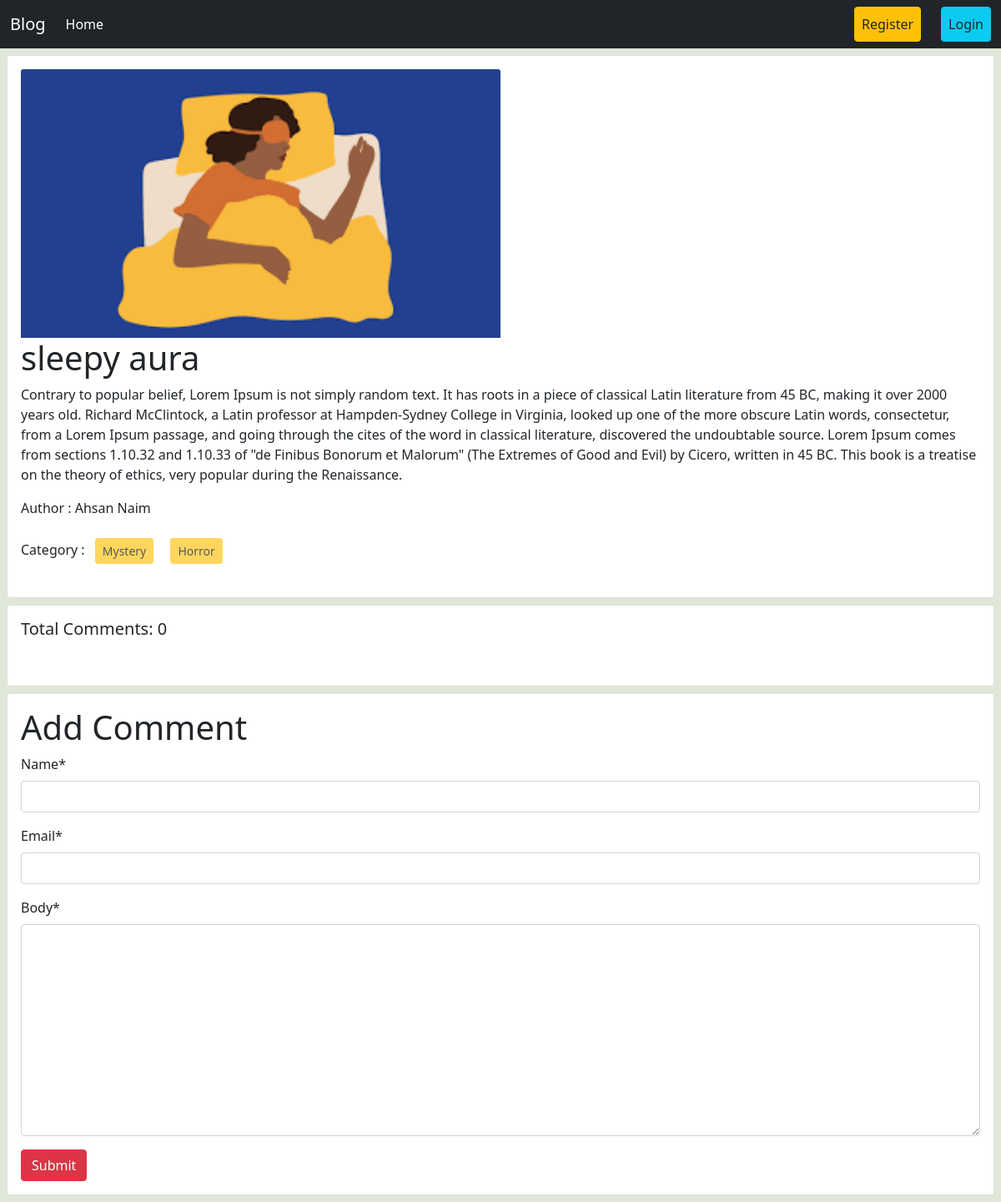
The page /post/details/1 on the database as committed earlier.
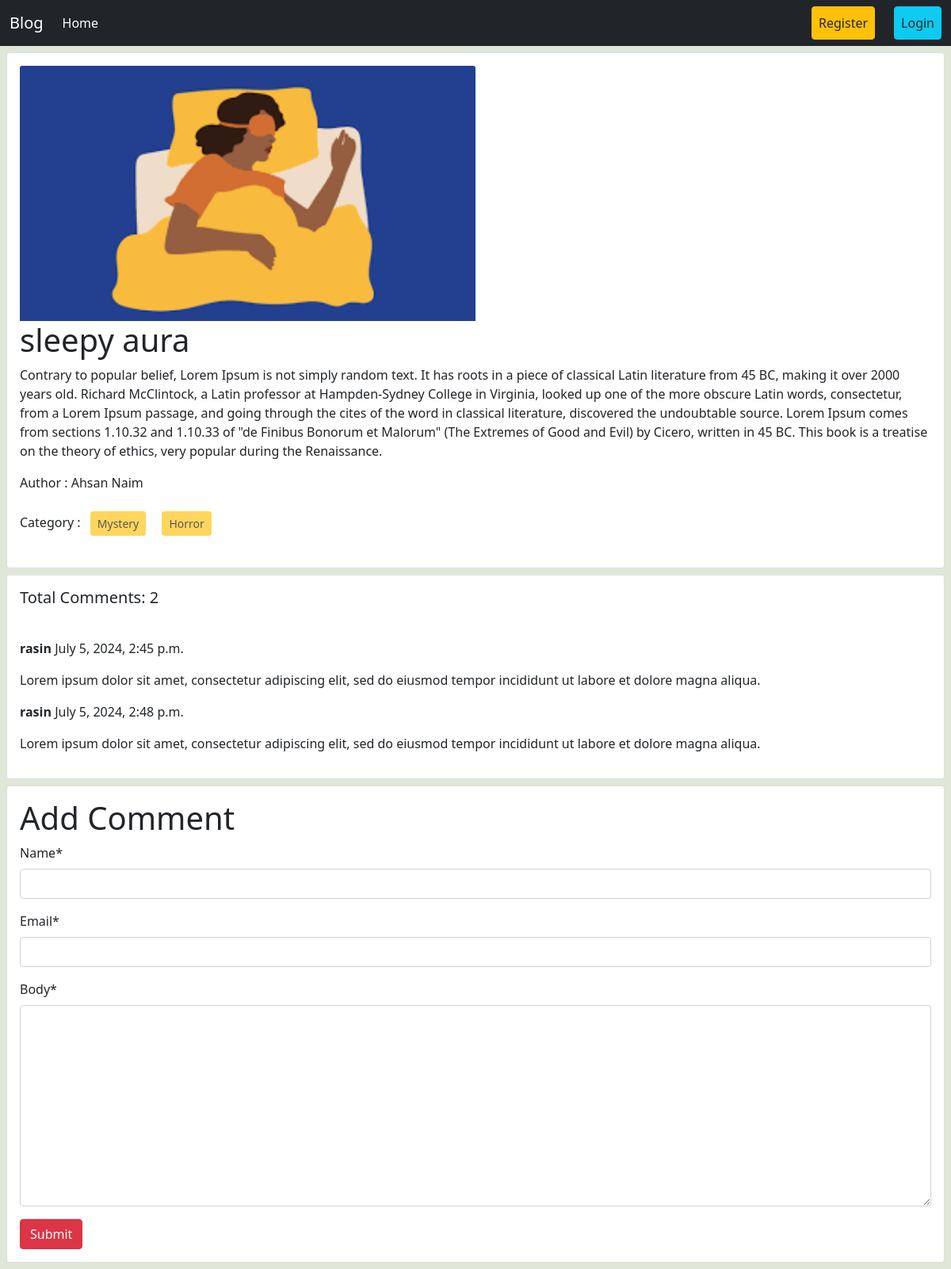
The same page on the database as committed later.
### posts/models.py (models this page shows, shortened)
class Post(models.Model):
    title = models.CharField(max_length=50)
    content = models.TextField()
    category = models.ManyToManyField(Category)
    author = models.ForeignKey(User, on_delete=models.CASCADE)
    image = models.ImageField(upload_to = 'posts/media/uploads/',blank=True, null=True)

class Comment(models.Model):
    post = models.ForeignKey(Post, on_delete=models.CASCADE, related_name = 'comments')
    name = models.CharField(max_length=30)
    email = models.EmailField()
    body = models.TextField()
    created_on = models.DateTimeField(auto_now_add = True)

### categories/models.py (models this page shows, shortened)
class Category(models.Model):
    name = models.CharField(max_length=100)
    slug = models.SlugField(max_length=100, unique=True, blank=True, null=True)

### posts/views.py (the view, shortened to what this page needs)
# urls.py: path('details/<int:id>',views.DetailsPostView.as_view(), name='detail_post'),
class DetailsPostView(DetailView):
    model = models.Post
    pk_url_kwarg = 'id'
    template_name = 'post_details.html'
    def get_context_data(self,**kwargs):
        context = super().get_context_data(**kwargs)
        post  = self.object #post model er object asbe
        comments = post.comments.all()
        comment_form = forms.CommentForm()
        context['comments'] = comments
        context['comment_form'] = comment_form
        return context

### posts/forms.py
class CommentForm(forms.ModelForm):
    class Meta:
        model = Comment
        fields = ['name', 'email', 'body']

### posts/templates/post_details.html (shortened to what this page needs)
{% extends 'base.html' %} {% block content %}
{% load crispy_forms_tags %}
<div class="col-sm-12">
  <div class="card m-2">
    <div class="card-body">
      <img src="{{post.image.url}}" alt="" class="card-img-top" style="width: 50%;"/>
      <h1 class="card-title">{{post.title}}</h1>
      <p class="card-text">{{post.content}}</p>
      <p>Author : {{post.author.first_name}} {{post.author.last_name}}</p>
      <p>
        Category : {% for cat in post.category.all %}
        <button class="btn btn-warning btn-sm m-2" disabled>
          {{cat.name}}
        </button>
        {% endfor %}
      </p>
    </div>
  </div>
</div>
<div class="card m-2">
    <h5 class="p-3">Total Comments: {{comments |length}}</h5>
    <div class="card-body">
        {% for comment in comments %}
            <p><b>{{comment.name}}</b> {{comment.created_on}} </p>
            <p>{{comment.body}}</p>
        {% endfor %}
    </div>
</div>
<div class="card m-2">
    <div class="card-body">
        <form method="post" >
            <h1>Add Comment</h1>
            {{comment_form | crispy}}
            <button class="btn btn-danger">Submit</button>
        </form>
    </div>
</div>
{% endblock %}

### templates/base.html (shortened to what this page needs)
<!DOCTYPE html>
<html lang="en">
  <head>
    <link
      href="https://cdn.jsdelivr.net/npm/bootstrap@5.0.2/dist/css/bootstrap.min.css"
      rel="stylesheet"
    />
  </head>
  <body style="background-color: #e1e7d8;">
    <nav class="navbar navbar-expand-lg navbar-dark bg-dark">
      <div class="container-fluid">
        <a class="navbar-brand" href="{% url 'homepage' %}"> Blog</a>
        <div class="collapse navbar-collapse" id="navbarSupportedContent">
          <ul class="navbar-nav me-auto mb-2 mb-lg-0">
            <li class="nav-item">
              <a class="nav-link active" aria-current="page" href="{% url 'homepage' %}">Home</a>
            </li>
          </ul>
          <div class="d-flex">
            <ul class="navbar-nav me-auto mb-2 mb-lg-0">
            {% if request.user.is_authenticated %}
            <li class="nav-item">
              <a class="nav-link btn btn-warning text-dark mx-4" href="{% url 'profile' %}">Profile</a>
            </li>
            <li class="nav-item">
              <a class="nav-link btn btn-danger text-dark" href="{% url 'logout' %}">Logout</a>
            </li>
            {% else %}
            <li class="nav-item">
              <a class="nav-link btn btn-warning text-dark mx-4" href="{% url 'register' %}">Register</a>
            </li>
            <li class="nav-item">
              <a class="nav-link btn btn-info text-dark" href="{% url 'login' %}">Login</a>
            </li>
            {% endif %}
            </ul>
          </div>
        </div>
      </div>
    </nav>
    <div>
      {% block content %}
      {% endblock %}
    </div>
  </body>
</html>

Rows that differ between the two databases and show on the page:
added Comment: name "rasin", created_on "July 5, 2024, 2:45 p.m.", body "Lorem ipsum dolor sit amet, consectetur adipiscing elit, sed do eiusmod tempor incididunt ut labore et dolore magna aliqua."
added Comment: name "rasin", created_on "July 5, 2024, 2:48 p.m.", body "Lorem ipsum dolor sit amet, consectetur adipiscing elit, sed do eiusmod tempor incididunt ut labore et dolore magna aliqua."
Other text that changed with them:
{{ comments |length }}: "0" → "2"
